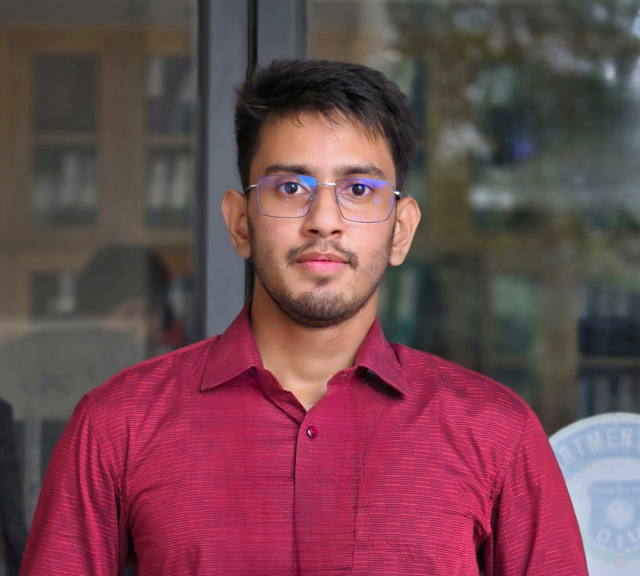
#> input picture media/admin_profiles/IMG_20250727_093359_1-Photoroom.png, 1280 x 1152 px (shown at 1/2 size)
$ python -i image_utils.py   (imports and definitions only)
#> lines starting #> are read from the running program, lines starting #| are printed output that depends on the picture
import os
from PIL import Image
from django.core.files.base import ContentFile
from django.core.files.storage import default_storage
from io import BytesIO


def resize_image(image_file, target_width=1200, target_height=650, quality=85):
    """
    Resize an image to the specified dimensions while maintaining aspect ratio.
    The image will be resized to fit within the target dimensions and then cropped to exact size.

    Args:
        image_file: Django uploaded file object
        target_width: Target width in pixels (default: 1200)
        target_height: Target height in pixels (default: 650)
        quality: JPEG quality (default: 85)

    Returns:
        ContentFile: Processed image as ContentFile
    """
#> called with target_width = 1200, target_height = 650, quality = 85
    try:
        # Open the image
        img = Image.open(image_file)
#> img is the input picture: PIL image 1280x1152 RGBA; mean R, G, B, A 112.6, 71.6, 79.5, 255

        # Convert to RGB if necessary (handles RGBA, P, etc.)
        if img.mode in ('RGBA', 'LA', 'P'):
            # Create a white background
            background = Image.new('RGB', img.size, (255, 255, 255))
#> background: PIL image 1280x1152 RGB; every value is 255
            if img.mode == 'P':
                img = img.convert('RGBA')
            background.paste(img, mask=img.split()[-1] if img.mode == 'RGBA' else None)
            img = background
        elif img.mode != 'RGB':
            img = img.convert('RGB')

        # Calculate the scaling factor to fit the image within target dimensions
        width_ratio = target_width / img.width
#> width_ratio = 0.938
        height_ratio = target_height / img.height
#> height_ratio = 0.564

        # Use the larger ratio to ensure the image covers the entire target area
        scale_ratio = max(width_ratio, height_ratio)
#> scale_ratio = 0.938

        # Calculate new dimensions
        new_width = int(img.width * scale_ratio)
#> new_width = 1200
        new_height = int(img.height * scale_ratio)
#> new_height = 1080

        # Resize the image
        img_resized = img.resize((new_width, new_height), Image.Resampling.LANCZOS)

        # Calculate crop box to center the image
        left = (new_width - target_width) // 2
#> left = 0
        top = (new_height - target_height) // 2
#> top = 215
        right = left + target_width
#> right = 1200
        bottom = top + target_height
#> bottom = 865

        # Crop the image to exact target dimensions
        img_cropped = img_resized.crop((left, top, right, bottom))
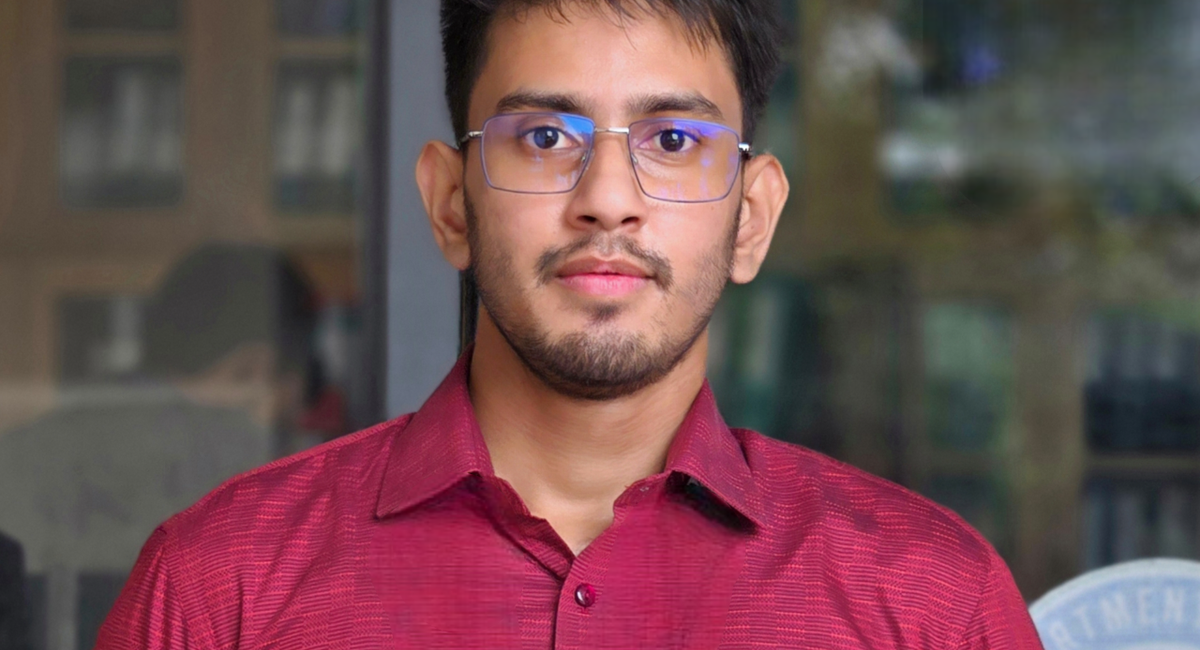
#> img_cropped: PIL image 1200x650 RGB; mean R, G, B 110.8, 77.4, 80.8

        # Save to BytesIO
        output = BytesIO()
        img_cropped.save(output, format='JPEG', quality=quality, optimize=True)
        output.seek(0)

        # Create ContentFile
        return ContentFile(output.getvalue(), name=image_file.name)

    except Exception as e:
        print(f"Error processing image: {str(e)}")
        # Return original file if processing fails
        return image_file


def delete_image_file(image_path):
    """
    Delete an image file from storage.

    Args:
        image_path: Path to the image file
    """
    try:
        if image_path and default_storage.exists(image_path):
            default_storage.delete(image_path)
            print(f"Deleted image: {image_path}")
    except Exception as e:
        print(f"Error deleting image {image_path}: {str(e)}")


def get_image_dimensions(image_file):
    """
    Get the dimensions of an image file.

    Args:
        image_file: Image file object

    Returns:
        tuple: (width, height) or (None, None) if error
    """
    try:
        img = Image.open(image_file)
        return img.size
    except Exception as e:
        print(f"Error getting image dimensions: {str(e)}")
        return None, None

>>> result = resize_image('../media/admin_profiles/IMG_20250727_093359_1-Photoroom.png')
